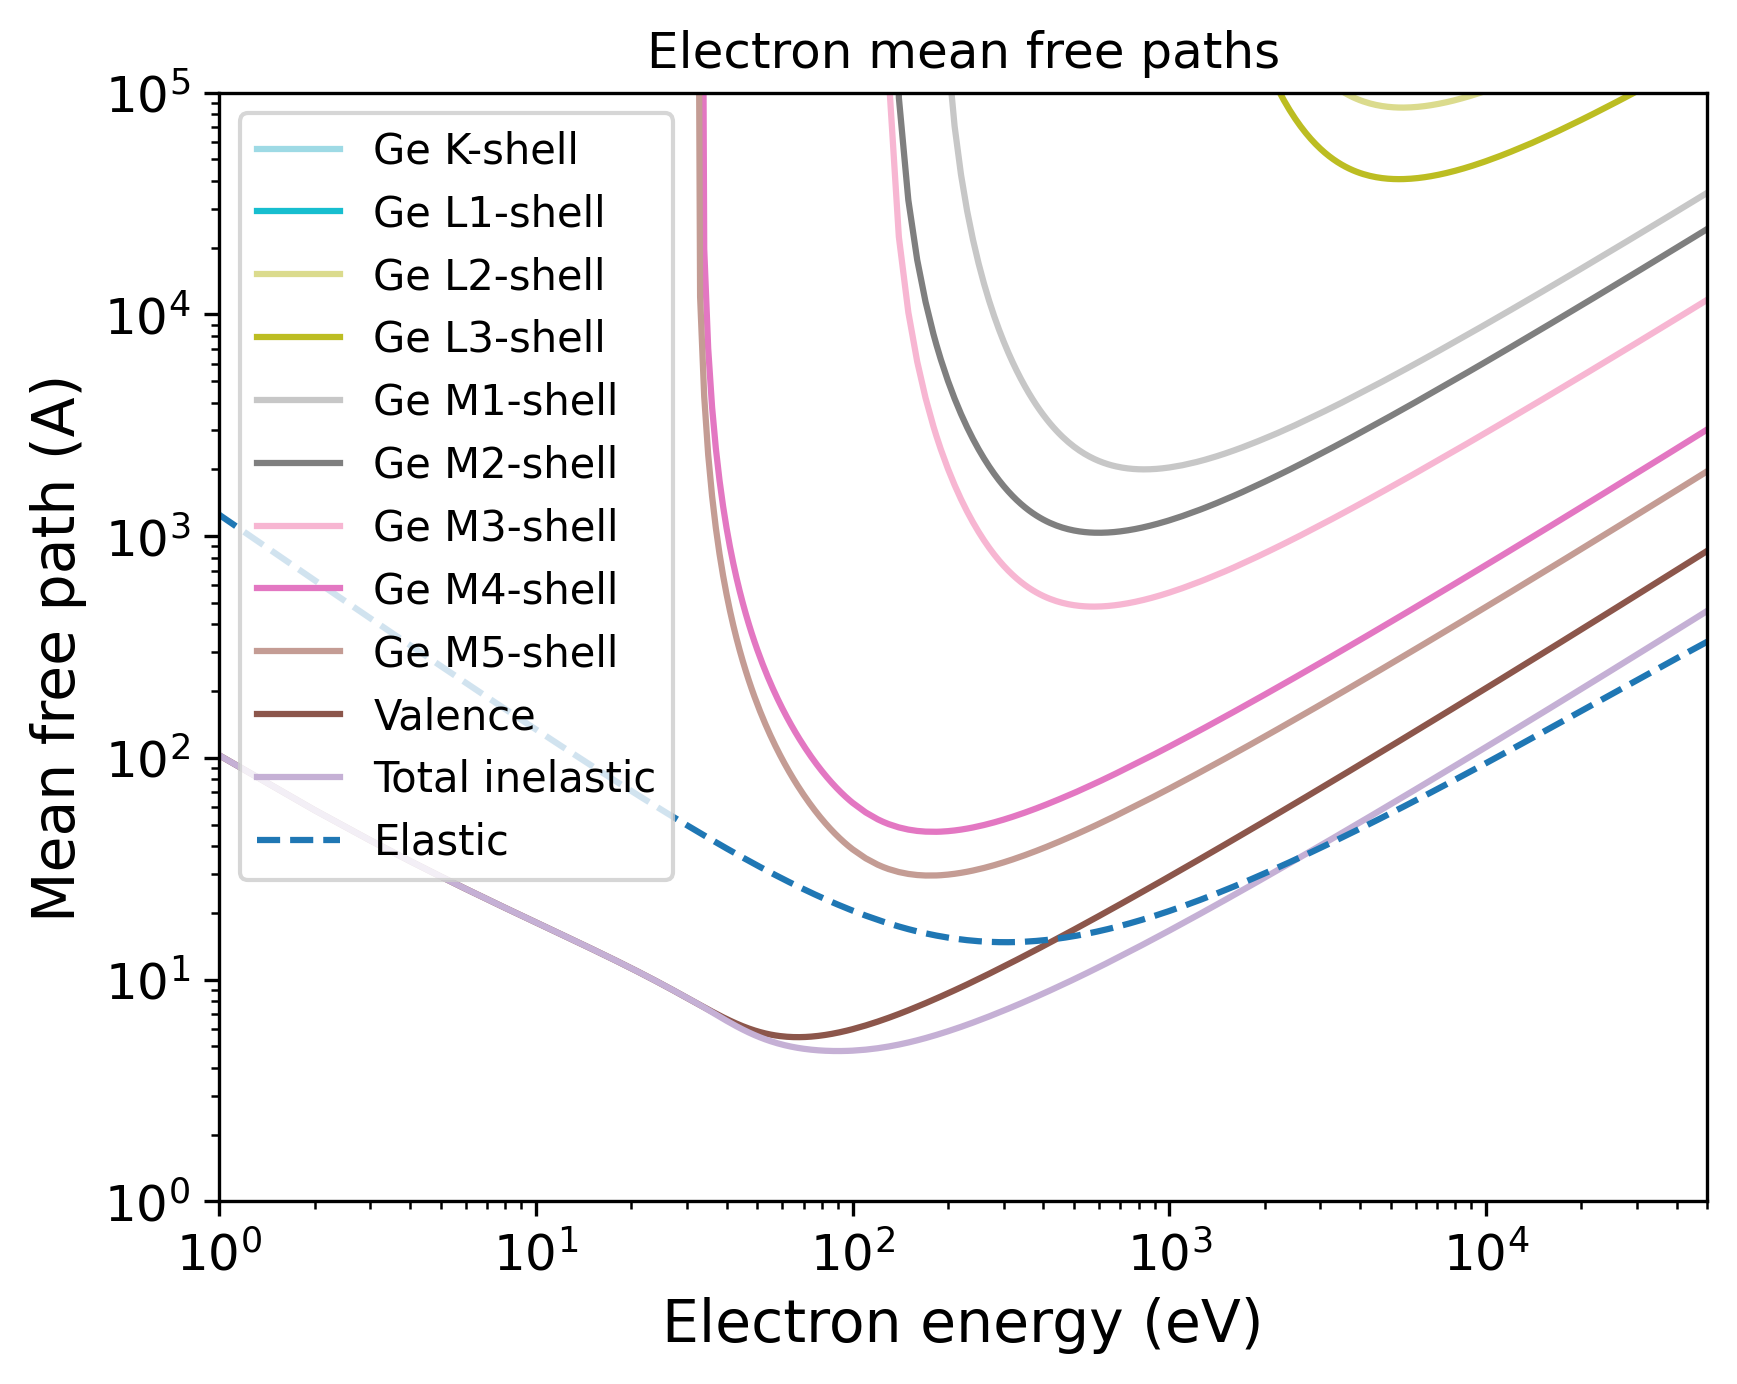

Recreate this plot in Python.
import pandas as pd
import numpy as np
import matplotlib.pyplot as plt
import matplotlib.cm as cm
# Set the format:
plt.xlabel("Electron energy (eV)", fontsize=14)
plt.ylabel("Mean free path (A)", fontsize=14)
plt.xticks(fontsize=12)
plt.yticks(fontsize=12)
plt.grid(False)
# Set the axes:
# Read the output file:
df = pd.read_csv(r"OUTPUT_Ge_Electron_IMFP.dat", sep=r'\s+', header=None, comment="#", skipinitialspace=True)
plt.xscale("log")
plt.yscale("log")
# Prepare the plot:
columns_to_plot = [ 1, 2, 3, 4, 5, 6, 7, 8, 9, 10, 11]
labels = [ "Ge K-shell", "Ge L1-shell", "Ge L2-shell", "Ge L3-shell", "Ge M1-shell", "Ge M2-shell", "Ge M3-shell", "Ge M4-shell", "Ge M5-shell", "Valence", "Total inelastic"]
# Create N distinct colors from a colormap
N = len(columns_to_plot)
colors = plt.cm.tab20(np.linspace(1, 0, 20))
# Set line styles:
linestyles = [ "-", "-", "-", "-", "-", "-", "-", "-", "-", "-", "-"]
for i, col in enumerate(columns_to_plot):
    color = colors[i % len(colors)]
    ls    = linestyles[i % len(linestyles)]
    label = labels[i % len(labels)]
    plt.plot(df.iloc[:, 0], df.iloc[:, col],
    color=color,
    label=label,
    linestyle=ls)
# Add a curve from the second file
df2 = pd.read_csv(r"OUTPUT_Ge_Electron_EMFP.dat", sep=r'\s+', header=None, comment="#", skipinitialspace=True)
columns_to_plot2 = [ 2]
labels2 = [ "Elastic"]
# Create second part of the plot:
for col, label in zip(columns_to_plot2, labels2):
    plt.plot(df2.iloc[:, 0], df2.iloc[:, col], label=label, linestyle="--")
plt.xlim(1.00000000,50000.00000000)
plt.ylim(1.00000000,100000.00000000)
plt.title("Electron mean free paths")
plt.legend(loc="best", fontsize=10)
# Save the plot in this format:
plt.savefig("OUTPUT_MFP_electron.png", dpi=300, bbox_inches="tight")
